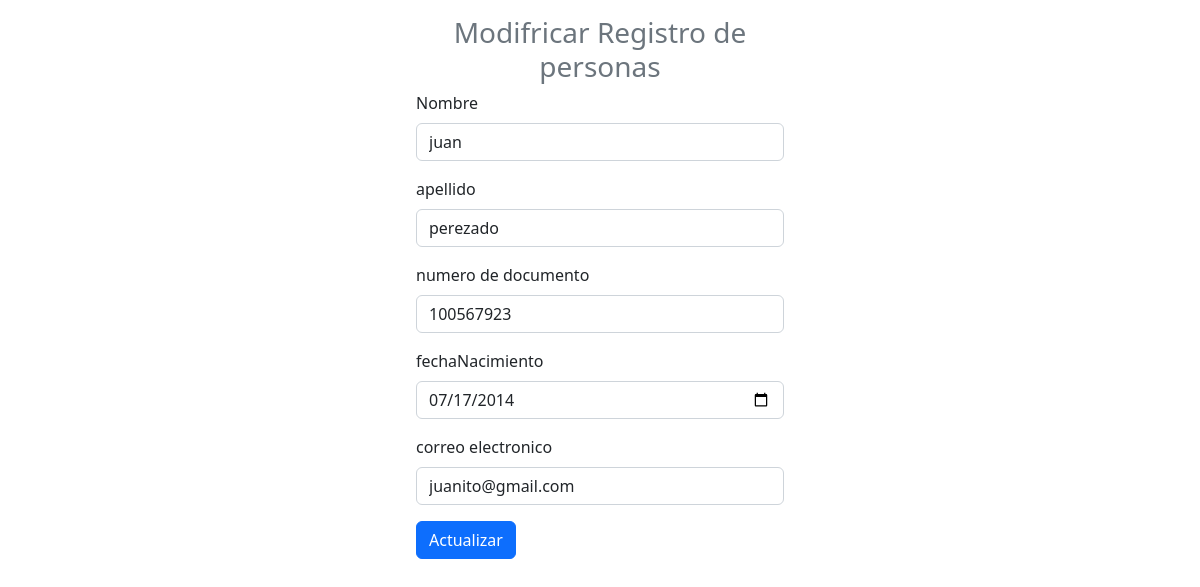
The page /CRUD/rol/modificar_registro.php?id=1 on the database its author committed.
### tables this page shows
CREATE TABLE `persona` (
  `idpersona` int(11) NOT NULL AUTO_INCREMENT,
  `nombre` varchar(45) NOT NULL,
  `apellido` varchar(45) NOT NULL,
  `cc` int(11) NOT NULL,
  `fechaNacimiento` date NOT NULL,
  `correo` varchar(45) NOT NULL,
  PRIMARY KEY (`idpersona`),
  UNIQUE KEY `CC_UNIQUE` (`cc`),
  UNIQUE KEY `contraseña_UNIQUE` (`apellido`)
);

### CRUD/rol/modificar_registro.php (the view, shortened to what this page needs)
<?php
    include "../DB/conexion.php";
    $id=$_GET["id"];
    $sql=$conexion->query("select * from persona where idpersona=$id");
?>
<!DOCTYPE html>
<html lang="en">
<head>
    <link href="https://cdn.jsdelivr.net/npm/bootstrap@5.2.1/dist/css/bootstrap.min.css" rel="stylesheet">
    <link rel="stylesheet" href="https://cdn.jsdelivr.net/npm/bootstrap-icons@1.9.1/font/bootstrap-icons.css">
</head>
<body>
    <form class="col-4 p-3 m-auto" method="POST">
        <h3 class="text-center text-secondary">Modifricar Registro de personas</h3>
        <?php
            include "../controlador/modificar_registro.php";
            while($datos=$sql->fetch_object()) { ?>
                <div class="mb-3">
                    <label for="exampleInputEmail1" class="form-label">Nombre</label>
                    <input type="text" class="form-control"  name="nombre" value="<?=$datos->nombre?>">
                </div>
                <div class="mb-3">
                    <label for="exampleInputEmail1" class="form-label">apellido</label>
                    <input type="text" class="form-control"  name="apellido" value="<?=$datos->apellido?>">
                </div>
                <div class="mb-3">
                    <label for="exampleInputEmail1" class="form-label">numero de documento</label>
                    <input type="text" class="form-control"  name="cc" value="<?=$datos->cc?>">
                </div>
                <div class="mb-3">
                    <label for="exampleInputEmail1" class="form-label">fechaNacimiento</label>
                    <input type="date" class="form-control"  name="fechaNacimiento" value="<?=$datos->fechaNacimiento?>">
                </div>
                <div class="mb-3">
                    <label for="exampleInputEmail1" class="form-label">correo electronico</label>
                    <input type="email" class="form-control"  name="correo" value="<?=$datos->correo?>">
                </div>
        <?php }
        ?>
            <button type="submit" class="btn btn-primary" name="btnregistrar" value="ok">Actualizar</button>
    </form>
</body>
</html>

### rows shown on the page
persona: nombre "juan", apellido "perezado", cc "100567923", fechaNacimiento "07/17/2014", correo "juanito@gmail.com"
